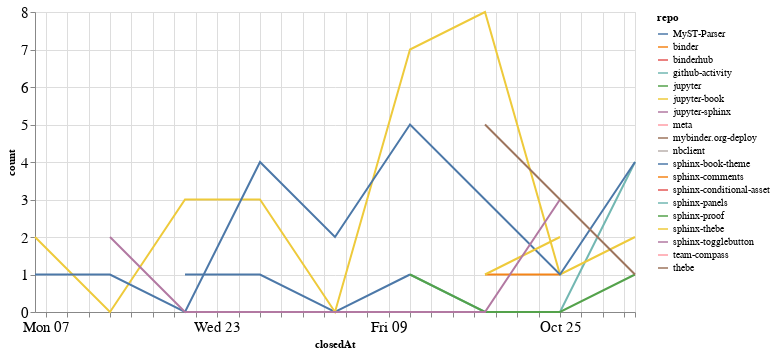

The cell this chart's notebook holds for it:
### Code cell
closed_by_time = closed_by.groupby('repo').resample('W', on='closedAt').count()['author'].reset_index()
closed_by_time = closed_by_time.rename(columns={'author': 'count'})

alt.Chart(closed_by_time, width=600).mark_line().encode(
    x='closedAt',
    y='count',
    color='repo',
    tooltip="repo"
)

### Figure 1 — Vega-Lite specification as saved in the notebook (floating-point values rounded to 4 significant figures)
{"config": {"axisLeft": {"labelFontSize": 15}, "axisBottom": {"labelFontSize": 15}}, "data": {"name": "data-96cec456ff722b918cb6c6f845e6e6ed"}, "mark": "line", "encoding": {"color": {"type": "nominal", "field": "repo"}, "tooltip": {"type": "nominal", "field": "repo"}, "x": {"type": "temporal", "field": "closedAt"}, "y": {"type": "quantitative", "field": "count"}}, "width": 600, "$schema": "https://vega.github.io/schema/vega-lite/v4.8.1.json", "datasets": {"data-96cec456ff722b918cb6c6f845e6e6ed": [{"repo": "MyST-Parser", "closedAt": "2020-09-20T00:00:00", "count": 1}, {"repo": "MyST-Parser", "closedAt": "2020-09-27T00:00:00", "count": 1}, {"repo": "MyST-Parser", "closedAt": "2020-10-04T00:00:00", "count": 0}, {"repo": "MyST-Parser", "closedAt": "2020-10-11T00:00:00", "count": 1}, {"repo": "binder", "closedAt": "2020-10-18T00:00:00", "count": 1}, {"repo": "binder", "closedAt": "2020-10-25T00:00:00", "count": 1}, {"repo": "binderhub", "closedAt": "2020-11-01T00:00:00", "count": 1}, {"repo": "github-activity", "closedAt": "2020-10-11T00:00:00", "count": 1}, {"repo": "github-activity", "closedAt": "2020-10-18T00:00:00", "count": 0}, {"repo": "github-activity", "closedAt": "2020-10-25T00:00:00", "count": 0}, {"repo": "github-activity", "closedAt": "2020-11-01T00:00:00", "count": 4}, {"repo": "jupyter", "closedAt": "2020-10-11T00:00:00", "count": 1}, {"repo": "jupyter", "closedAt": "2020-10-18T00:00:00", "count": 0}, {"repo": "jupyter", "closedAt": "2020-10-25T00:00:00", "count": 0}, {"repo": "jupyter", "closedAt": "2020-11-01T00:00:00", "count": 1}, {"repo": "jupyter-book", "closedAt": "2020-09-06T00:00:00", "count": 2}, {"repo": "jupyter-book", "closedAt": "2020-09-13T00:00:00", "count": 0}, {"repo": "jupyter-book", "closedAt": "2020-09-20T00:00:00", "count": 3}, {"repo": "jupyter-book", "closedAt": "2020-09-27T00:00:00", "count": 3}, {"repo": "jupyter-book", "closedAt": "2020-10-04T00:00:00", "count": 0}, {"repo": "jupyter-book", "closedAt": "2020-10-11T00:00:00", "count": 7}, {"repo": "jupyter-book", "closedAt": "2020-10-18T00:00:00", "count": 8}, {"repo": "jupyter-book", "closedAt": "2020-10-25T00:00:00", "count": 1}, {"repo": "jupyter-book", "closedAt": "2020-11-01T00:00:00", "count": 2}, {"repo": "jupyter-sphinx", "closedAt": "2020-09-27T00:00:00", "count": 1}, {"repo": "meta", "closedAt": "2020-09-13T00:00:00", "count": 2}, {"repo": "mybinder.org-deploy", "closedAt": "2020-10-18T00:00:00", "count": 1}, {"repo": "nbclient", "closedAt": "2020-09-13T00:00:00", "count": 1}, {"repo": "sphinx-book-theme", "closedAt": "2020-09-06T00:00:00", "count": 1}, {"repo": "sphinx-book-theme", "closedAt": "2020-09-13T00:00:00", "count": 1}, {"repo": "sphinx-book-theme", "closedAt": "2020-09-20T00:00:00", "count": 0}, {"repo": "sphinx-book-theme", "closedAt": "2020-09-27T00:00:00", "count": 4}, {"repo": "sphinx-book-theme", "closedAt": "2020-10-04T00:00:00", "count": 2}, {"repo": "sphinx-book-theme", "closedAt": "2020-10-11T00:00:00", "count": 5}, {"repo": "sphinx-book-theme", "closedAt": "2020-10-18T00:00:00", "count": 3}, {"repo": "sphinx-book-theme", "closedAt": "2020-10-25T00:00:00", "count": 1}, {"repo": "sphinx-book-theme", "closedAt": "2020-11-01T00:00:00", "count": 4}, {"repo": "sphinx-comments", "closedAt": "2020-09-27T00:00:00", "count": 1}, {"repo": "sphinx-conditional-asset", "closedAt": "2020-10-25T00:00:00", "count": 2}, {"repo": "sphinx-panels", "closedAt": "2020-10-18T00:00:00", "count": 1}, {"repo": "sphinx-proof", "closedAt": "2020-09-27T00:00:00", "count": 1}, {"repo": "sphinx-thebe", "closedAt": "2020-10-18T00:00:00", "count": 1}, {"repo": "sphinx-thebe", "closedAt": "2020-10-25T00:00:00", "count": 2}, {"repo": "sphinx-togglebutton", "closedAt": "2020-09-13T00:00:00", "count": 2}, {"repo": "sphinx-togglebutton", "closedAt": "2020-09-20T00:00:00", "count": 0}, {"repo": "sphinx-togglebutton", "closedAt": "2020-09-27T00:00:00", "count": 0}, {"repo": "sphinx-togglebutton", "closedAt": "2020-10-04T00:00:00", "count": 0}, {"repo": "sphinx-togglebutton", "closedAt": "2020-10-11T00:00:00", "count": 0}, {"repo": "sphinx-togglebutton", "closedAt": "2020-10-18T00:00:00", "count": 0}, {"repo": "sphinx-togglebutton", "closedAt": "2020-10-25T00:00:00", "count": 3}, {"repo": "team-compass", "closedAt": "2020-10-11T00:00:00", "count": 1}, {"repo": "thebe", "closedAt": "2020-10-18T00:00:00", "count": 5}, {"repo": "thebe", "closedAt": "2020-10-25T00:00:00", "count": 3}, {"repo": "thebe", "closedAt": "2020-11-01T00:00:00", "count": 1}]}}
